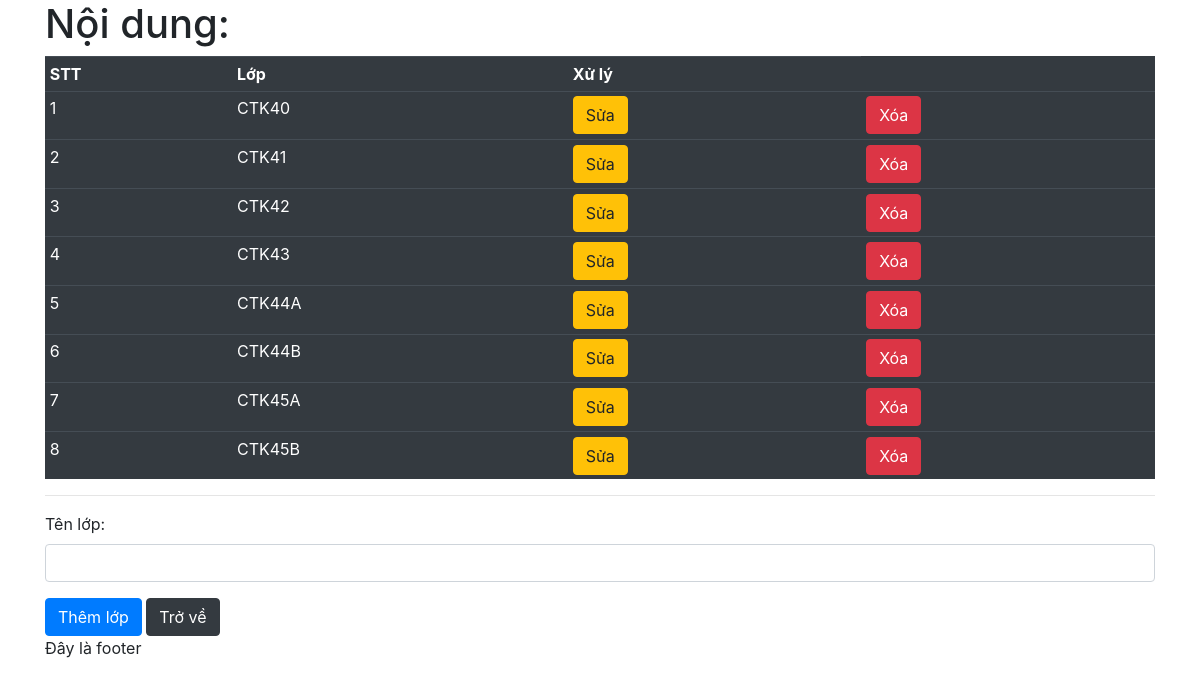
/lop.php, run on an earlier commit of the app's database.
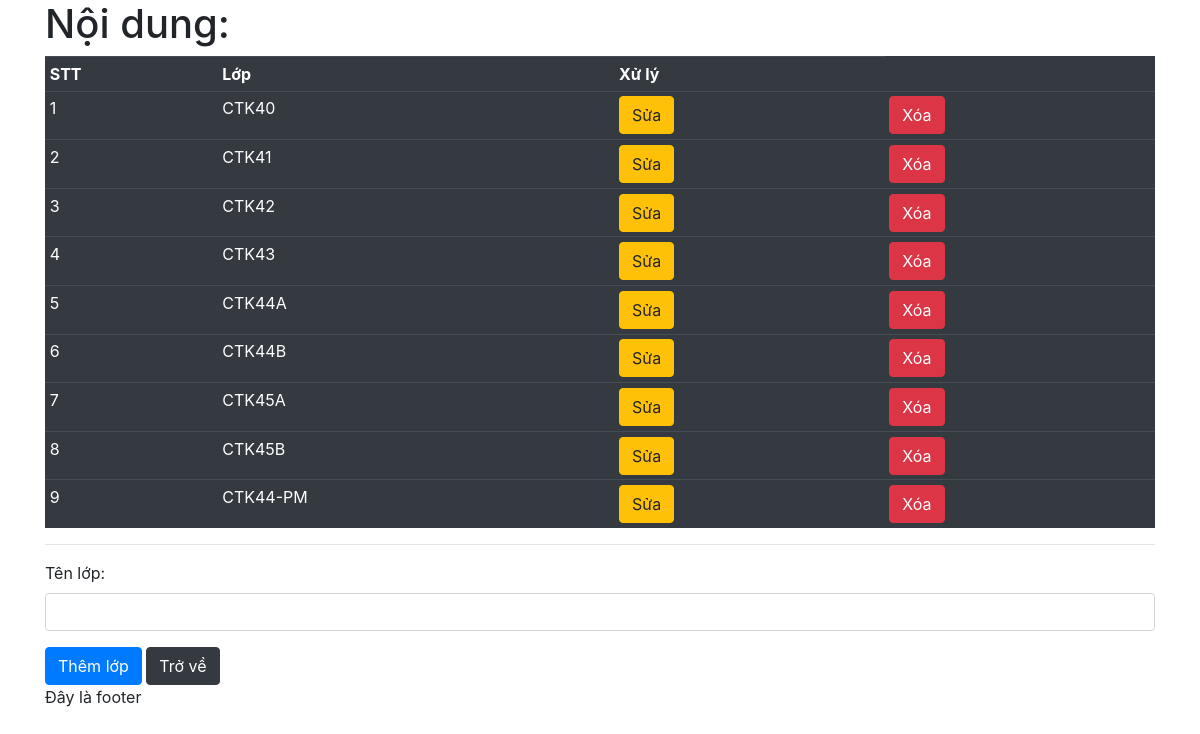
And on a later commit of the database.
### tables this page shows
CREATE TABLE `lop` (
  `id` int(11) NOT NULL,
  `TenLop` varchar(255) NOT NULL
);

### lop.php (the view, shortened to what this page needs)
<?php
require_once 'header.php' ?>
<h1>Nội dung:</h1>
<div>
    <table width="100%" class="table table-dark table-hover table-sm">
        <tr>
            <th>STT</th>
            <th>Lớp</th>
            <th>Xử lý</th>
        </tr>
        <?php $query = "SELECT * FROM lop";
        $result = mysqli_query($conn, $query);
        if (mysqli_num_rows($result) > 0) {
            $i = 0;
            while ($row = mysqli_fetch_assoc($result)) {
                $i++;
                $tenlop = $row["TenLop"];
        ?>
                <?php
                echo "<tr>
                        <td>$i</td>
                        <td>$tenlop</td>"; ?>
                <td><button type="button" class="btn btn-warning">Sửa</button></td>
                <td><button type="button" class="btn btn-danger" name="xoa">Xóa</button></td>
        <?php
                echo "</tr>";
            }
        } else {
            echo "Không có lớp.";
        }  ?>
    </table>
    <hr>
    <form method="POST">
        <div class="form-group">
            <label>Tên lớp:</label>
            <input type="text" class="form-control" name="tenLop">
        </div>
        <button type="submit" class="btn btn-primary" name="themLop">Thêm lớp</button>
        <button class="btn btn-dark" onclick="history.go(-1);">Trở về</button>
    </form>
    <?php
    require_once './footer.php'
    ?>

### header.php (shortened to what this page needs)
<!DOCTYPE html>
<html lang="en">
<head>
    <link rel="stylesheet" href="https://cdn.jsdelivr.net/npm/bootstrap@4.6.1/dist/css/bootstrap.min.css">
</head>
<body>
    <div class="container">

### footer.php
<footer>Đây là footer</footer>
</div>
</body>
</html>

What changed in the data, as far as the page shows it:
added lop: TenLop "CTK44-PM"
